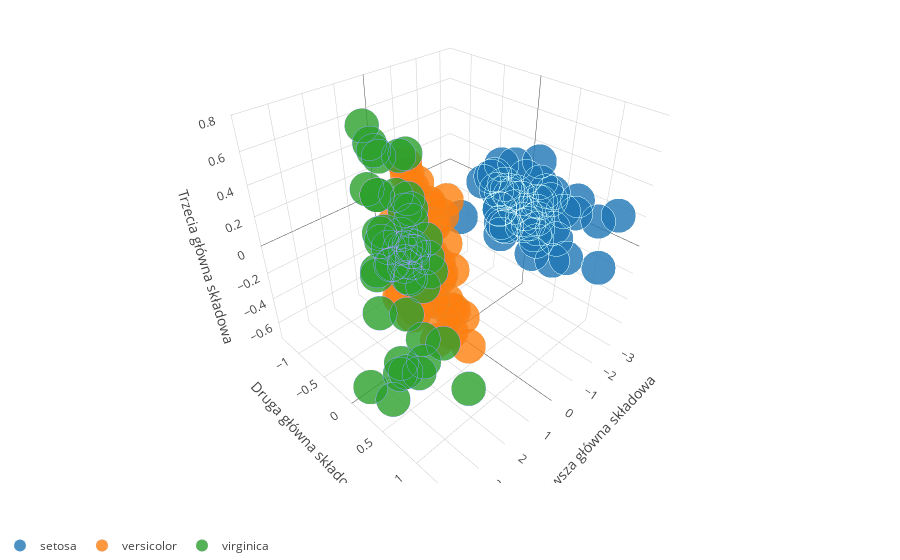

Notebook cell for this chart:
### Code cell
import plotly
import plotly.graph_objs as go

pca_iris = pca.transform(iris.data) #zawiera 150 punktów określonych przez współrzędne w PCA

setosa = go.Scatter3d(
    x=[row[0] for row in pca_iris[:50]],
    y=[row[1] for row in pca_iris[:50]],
    z=[row[2] for row in pca_iris[:50]],
    mode='markers',
    marker=dict(
        size=12,
        line=dict(
            color='rgba(217, 217, 217, 0.14)',
            width=0.5
        ),
        opacity=0.8
    ),
    name = "setosa"
)

versicolor = go.Scatter3d(
    x=[row[0] for row in pca_iris[50:100]],
    y=[row[1] for row in pca_iris[50:100]],
    z=[row[2] for row in pca_iris[50:100]],
    mode='markers',
    marker=dict(
        size=12,
        line=dict(
            color='rgba(10, 25, 27, 0.14)',
            width=0.5
        ),
        opacity=0.8
    ),
    name = "versicolor"
)

virginica = go.Scatter3d(
    x=[row[0] for row in pca_iris[100:150]],
    y=[row[1] for row in pca_iris[100:150]],
    z=[row[2] for row in pca_iris[100:150]],
    mode='markers',
    marker=dict(
        size=12,
        line=dict(
            color='rgba(100, 21, 250, 0.14)',
            width=0.5
        ),
        opacity=0.8
    ),
    name = "virginica"
)

data = [setosa, versicolor, virginica]

layout = go.Layout(
    scene = dict(
                    xaxis = dict(
                        title='Pierwsza główna składowa'),
                    yaxis = dict(
                        title='Druga główna składowa'),
                    zaxis = dict(
                        title='Trzecia główna składowa'),),
    
    margin=dict(
        l=0,
        r=0,
        b=0,
        t=0
    ),
    legend=dict(orientation="h")
)

fig = go.Figure(data=data, layout=layout)

plotly.offline.init_notebook_mode(connected=True)

plotly.offline.iplot(fig, filename='simple-3d-scatter')
